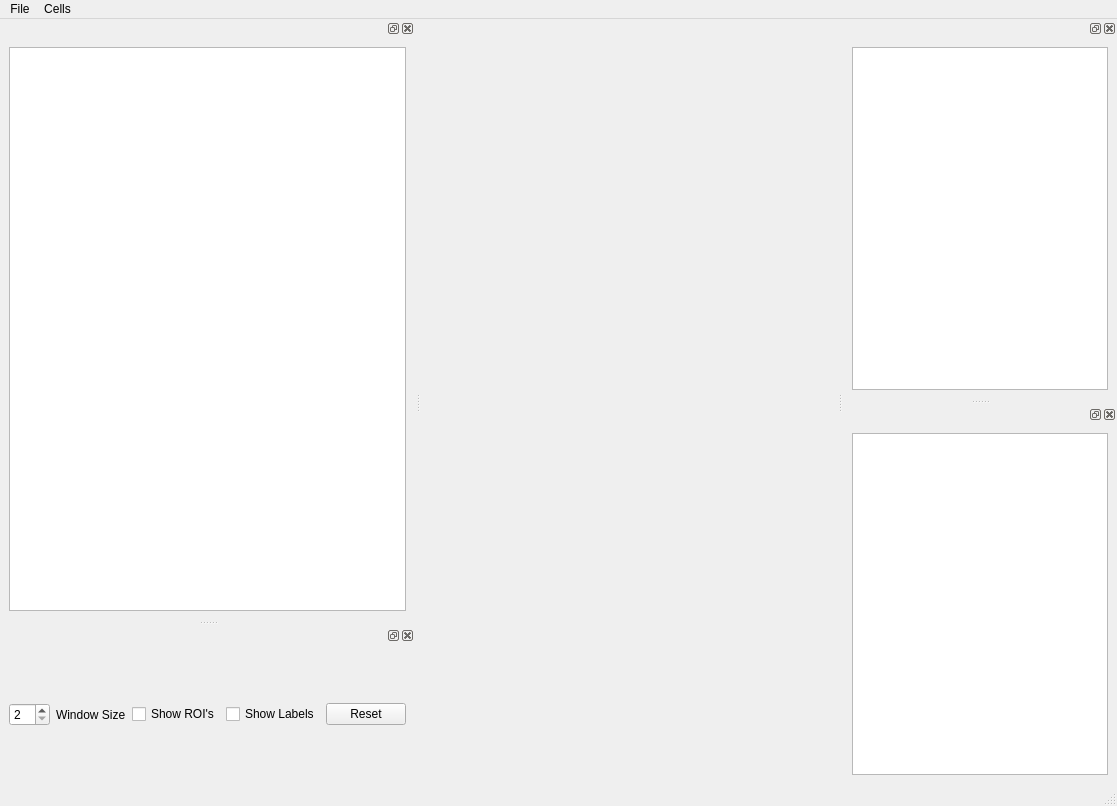
<?xml version="1.0" encoding="UTF-8"?>
<ui version="4.0">
 <class>MainWindow</class>
 <widget class="QMainWindow" name="MainWindow">
  <property name="geometry">
   <rect>
    <x>0</x>
    <y>0</y>
    <width>1117</width>
    <height>806</height>
   </rect>
  </property>
  <property name="windowTitle">
   <string>MainWindow</string>
  </property>
  <widget class="QWidget" name="centralwidget"/>
  <widget class="QMenuBar" name="menubar">
   <property name="geometry">
    <rect>
     <x>0</x>
     <y>0</y>
     <width>1117</width>
     <height>26</height>
    </rect>
   </property>
   <widget class="QMenu" name="menuFile">
    <property name="title">
     <string>File</string>
    </property>
    <addaction name="openAction"/>
    <addaction name="separator"/>
    <addaction name="saveImgAction"/>
    <addaction name="separator"/>
    <addaction name="LoadImageAction"/>
    <addaction name="saveTimeSerAction"/>
    <addaction name="saveImgesAction"/>
   </widget>
   <widget class="QMenu" name="menuCells">
    <property name="title">
     <string>Cells</string>
    </property>
    <addaction name="findRoiAction"/>
   </widget>
   <addaction name="menuFile"/>
   <addaction name="menuCells"/>
  </widget>
  <widget class="QStatusBar" name="statusbar"/>
  <widget class="QDockWidget" name="dockWidget">
   <attribute name="dockWidgetArea">
    <number>1</number>
   </attribute>
   <widget class="QWidget" name="dockWidgetContents">
    <layout class="QHBoxLayout" name="horizontalLayout">
     <item>
      <widget class="ImageView" name="imv1"/>
     </item>
    </layout>
   </widget>
  </widget>
  <widget class="QDockWidget" name="dockWidget_2">
   <attribute name="dockWidgetArea">
    <number>1</number>
   </attribute>
   <widget class="QWidget" name="dockWidgetContents_2">
    <layout class="QHBoxLayout" name="horizontalLayout_4">
     <item>
      <widget class="QSpinBox" name="Text1">
       <property name="minimum">
        <number>2</number>
       </property>
       <property name="maximum">
        <number>10</number>
       </property>
      </widget>
     </item>
     <item>
      <widget class="QLabel" name="Label1">
       <property name="text">
        <string>Window Size</string>
       </property>
      </widget>
     </item>
     <item>
      <widget class="QCheckBox" name="button1">
       <property name="text">
        <string>Show ROI's</string>
       </property>
      </widget>
     </item>
     <item>
      <widget class="QCheckBox" name="button2">
       <property name="text">
        <string>Show Labels</string>
       </property>
      </widget>
     </item>
     <item>
      <widget class="QPushButton" name="ResetButton">
       <property name="text">
        <string>Reset</string>
       </property>
      </widget>
     </item>
    </layout>
   </widget>
  </widget>
  <widget class="QDockWidget" name="dockWidget_3">
   <attribute name="dockWidgetArea">
    <number>2</number>
   </attribute>
   <widget class="QWidget" name="dockWidgetContents_3">
    <layout class="QHBoxLayout" name="horizontalLayout_2">
     <item>
      <widget class="PlotWidget" name="GraficaSerieTiempo"/>
     </item>
    </layout>
   </widget>
  </widget>
  <widget class="QDockWidget" name="dockWidget_5">
   <attribute name="dockWidgetArea">
    <number>2</number>
   </attribute>
   <widget class="QWidget" name="dockWidgetContents_5">
    <layout class="QHBoxLayout" name="horizontalLayout_3">
     <item>
      <widget class="QTableWidget" name="Tabla"/>
     </item>
    </layout>
   </widget>
  </widget>
  <action name="openAction">
   <property name="text">
    <string>Open Stack</string>
   </property>
  </action>
  <action name="saveImgAction">
   <property name="text">
    <string>Save Binary Image</string>
   </property>
  </action>
  <action name="saveTimeSerAction">
   <property name="text">
    <string>Save Time Series</string>
   </property>
  </action>
  <action name="findRoiAction">
   <property name="text">
    <string>Find Cells</string>
   </property>
  </action>
  <action name="LoadImageAction">
   <property name="text">
    <string>Load Binary Image</string>
   </property>
  </action>
  <action name="saveImgesAction">
   <property name="text">
    <string>Save Binary Images</string>
   </property>
  </action>
 </widget>
 <customwidgets>
  <customwidget>
   <class>ImageView</class>
   <extends>QGraphicsView</extends>
   <header location="global">pyqtgraph</header>
  </customwidget>
  <customwidget>
   <class>PlotWidget</class>
   <extends>QGraphicsView</extends>
   <header>pyqtgraph</header>
  </customwidget>
 </customwidgets>
 <resources/>
 <connections/>
</ui>
